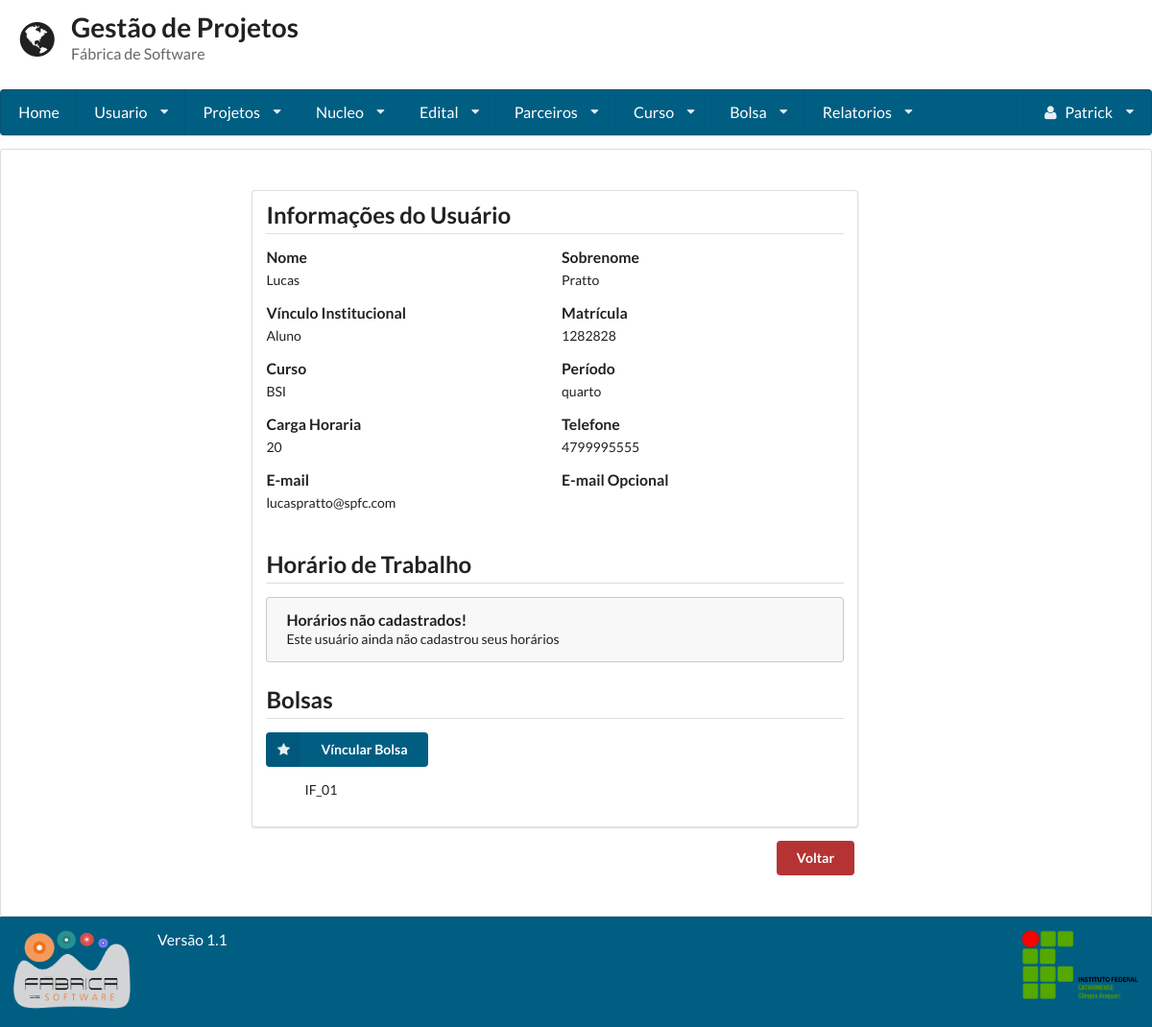
Page /visualizar_usuario/3/ (signed in) on the committed database.
### gestaoapp/models/usuario.py (models this page shows, shortened)
class Usuario(User):
    PERIODO_CHOICES = (
        ('primeiro', '1° Semestre'),
        ('segundo', '2° Semestre'),
        ('terceiro', '3° Semestre'),
        ('quarto', '4° Semestre'),
        ('quinto', '5° Semestre'),
        ('sexto', '6° Semestre'),
        ('setimo', '7° Semestre'),
        ('oitavo', '8° Semestre'),
        ('nono', '9° Semestre'),
        ('decimo', '10° Semestre'),
    )
    VINCULO_CHOICES = (
        ('Aluno', 'Aluno'),
        ('Professor', 'Professor'),
    )
    periodo = models.CharField(
        max_length=255, null=True, blank=True,
        choices=PERIODO_CHOICES
    )
    vinculo_institucional = models.CharField(
        max_length=255, null=True, blank=True,
        choices=VINCULO_CHOICES)
    email_opcional = models.EmailField(max_length=254, null=True, blank=True)
    matricula = models.CharField(max_length=255, unique=True)
    foto = models.ImageField(upload_to='profile_images')
    carga_horaria = models.IntegerField(validators=[MaxValueValidator(100), MinValueValidator(1)])
    telefone1 = models.CharField(max_length=11)
    telefone2 = models.CharField(max_length=11, blank=True, null=True)
    curso = models.ForeignKey(Curso, null=True, blank=True)
    verificacao = models.CharField(max_length=255, null=True, blank=True, unique=True)
    lattes = models.URLField(null=True, blank=True)
    desc = models.TextField()
    super_adm = models.BooleanField(default=False)

### gestaoapp/models/curso.py (models this page shows)
class Curso(models.Model):
    curso = models.CharField(max_length=255)
    data_hora_cadastro = models.DateTimeField(auto_now=True)
    responsavel_cadastro = models.ForeignKey(User)
    def __unicode__(self):
        return self.curso

### gestaoapp/models/vinculo.py (models this page shows, shortened)
class Vinculo(models.Model):
    status = models.BooleanField(default=True)
    dt_inicio = models.DateField(null=True, blank=True)
    dt_termino = models.DateField(null=True, blank=True)
    bolsa = models.ForeignKey(Bolsa, null=True, on_delete=models.CASCADE)
    usuario = models.ForeignKey(Usuario, null=True, on_delete=models.CASCADE)

### gestaoapp/models/bolsa.py (models this page shows, shortened)
class Bolsa(models.Model):
    codigo = models.CharField(max_length=255)
    valor = models.DecimalField(max_digits=8, decimal_places=2)
    dt_inicio = models.DateField()
    dt_termino = models.DateField()
    edital = models.ForeignKey(Edital)
    qtd_pagamento = models.IntegerField(default=0, null=True, blank=True)
    status = models.BooleanField(default=True)
    vinculos = models.ManyToManyField(Usuario, through='Vinculo', blank=True)
    data_hora_cadastro = models.DateTimeField(auto_now=True)
    responsavel_cadastro = models.ForeignKey(User, related_name= 'responsavel')
    responsavel_gerencia = models.ForeignKey(Usuario, related_name= 'responsavel_gerencia')

### gestaoapp/views/usuario.py (the view, shortened to what this page needs)
# urls.py: url(r'^visualizar_usuario/(?P<usuario_id>\d+)/$', VisualizarUsuario.as_view()),
class VisualizarUsuario(LoginRequiredMixin, View):
    template = "usuario/visualizar.html"
    def get(self, request, usuario_id=None):
        if usuario_id:
            usuario = Usuario.objects.get(id=usuario_id)
            horarios = TabelaHorarios().get(usuario)
            vinculos = Vinculo.objects.filter(usuario=usuario)
            return render(request, self.template, {'usuario': usuario, 'horarios': horarios, 'vinculos': vinculos})
        else:
            return render(request, self.template, {})

### gestaoapp/controls/tabela_horarios.py (called while the page is built)
    def get(self, usuario):
        horarios = Horario.objects.filter(usuario=usuario).order_by('hora_inicio', 'hora_fim')
        return self.organizarHorarios(horarios)

    def organizarHorarios(self, horarios):
        horarios_organizados_por_dia = {}
        for horario in horarios:
            if horario.data in horarios_organizados_por_dia:
                horarios_organizados_por_dia[horario.data].append(horario)
            else:
                horarios_organizados_por_dia[horario.data] = [horario]
        return horarios_organizados_por_dia

### gestaoapp/templates/usuario/visualizar.html (shortened to what this page needs)
{% extends 'base.html'%}
{% load staticfiles %}
{% block conteudo %}
    {% if user.is_superuser or user.id == usuario.id %}
	<div class="ui grid">
		<div class="row">
			<div class="fifteen wide column">
				<div class="ui segment form">
                    <h2 class="ui dividing header">
			            Informações do Usuário
			        </h2>
					<div class="two fields">
						<div class="field">
							<label>Nome</label>
							{{ usuario.first_name }}
						</div>
						<div class="field">
							<label>Sobrenome</label>
							{{usuario.last_name}}
						</div>
					</div>
					<div class="two fields">
						<div class="field">
							<label>Vínculo Institucional</label>
							{{usuario.vinculo_institucional}}
						</div>
						<div class="field">
							<label>Matrícula</label>
								{{usuario.matricula}}
						</div>
					</div>
					<div class="two fields">
						<div class="field">
							<label>Curso</label>
							{{usuario.curso}}
						</div>
						<div class="field">
							<label>Período</label>
							{{usuario.periodo}}
						</div>
					</div>
					<div class="two fields">
						<div class="field">
							<label>Carga Horaria</label>
							{{usuario.carga_horaria}}
						</div>
						<div class="field">
							<label>Telefone</label>
							{{usuario.telefone1}}
						</div>
					</div>
					<div class="two fields">
						<div class="field">
							<label>E-mail</label>
							{{usuario.email}}
						</div>
						<div class="field">
							<label>E-mail Opcional</label>
						</div>
					</div>
                    <h2 class="ui dividing header">
                        Horário de Trabalho
                    </h2>
                    {% include 'horario/tabela_horarios.html' %}
                    {% if usuario.vinculo_institucional == 'Aluno' %}
                    <h2 class="ui dividing header">
                        Bolsas
                    </h2>
                    <a href="/vinculo/" class="ui azul_escuro left labeled icon button">
                        <i class="star icon"></i>
                        Víncular Bolsa
                    </a>
                    {% endif %}
                    {% if vinculos %}
                    <li class="ui celled list">
                        {% for vinculo in vinculos %}
                        <ul>{{ vinculo.bolsa.codigo }}</ul>
                        {% endfor %}
                    </li>
                    {% endif %}
				</div>
				<a href='/consulta_usuario/'><button class='ui red button direita '>Voltar</button></a>
			</div>
		</div>
	</div>
    {% endif %}
{% endblock %}

### gestaoapp/templates/base.html (shortened to what this page needs)
<!doctype html>
<head>
    {% load staticfiles %}
    <link rel="stylesheet" href="{% static 'semantic-2.1/dist/semantic.css' %}"/>
    <link rel="stylesheet" href="{% static 'base.css' %}"/>
</head>
<body class="cor-fundo">
<header class="cabecalho">
    <div class="ui grid">
        <div class="row">
            <div class='twelve wide column'>
                <h1 class="ui header">
                    <i class='ui icon world'></i>
                    <div class="ui content">
                        Gestão de Projetos
                        <p class="sub header">
                            Fábrica de Software
                        </p>
                    </div>
                </h1>
            </div>
        </div>
        {% if user.is_authenticated %}
            <div class="computer only row">
                <nav class="ui large menu stackable"><a class="item" href="/home">Home</a>
                    <div class="ui dropdown item">Usuario<i class="dropdown icon"></i>
                    </div>
                    <div class="ui dropdown item">Projetos<i class="dropdown icon"></i>
                    </div>
                    <div class="ui dropdown item">Nucleo<i class="dropdown icon"></i>
                    </div>
                    <div class="ui dropdown item">Edital<i class="dropdown icon"></i>
                    </div>
                    <div class="ui dropdown item">Parceiros<i class="dropdown icon"></i>
                    </div>
                    {% if user.is_superuser %}
                        <div class="ui dropdown item">Curso<i class="dropdown icon"></i>
                        </div>
                    {% endif %}
                    {% if user.is_superuser %}
                        <div class="ui dropdown item">Bolsa<i class="dropdown icon"></i>
                        </div>
                    {% endif %}
                    {% if user.is_superuser %}
                        <div class="ui dropdown item">Relatorios<i class="dropdown icon"></i>
                        </div>
                    {% endif %}
                    <div class="ui dropdown item right floated"><i class="user icon"></i>
                        {{ request.user.first_name }} <i class="dropdown icon"></i>
                    </div>
                </nav>
            </div>
        {% endif %}
    </div>
</header>
<article class="corpo ui segment cor-conteudo">
    <div class="ui grid">
        <div class="row">
            <div class="three wide column"></div>
            <div class="ten wide column">
                {% block conteudo %}
                {% endblock %}
            </div>
        </div>
    </div>
</article>
<footer class="ui grid rodape verde_escuro">
    <div class="two wide column">
        <img class="ui small image" src="{% static 'fabrica.png' %}">
    </div>
    <div class=" twelve wide column">
        <label class="centered"> Versão 1.1 </label>
    </div>
    <div class="two wide column">
        <img class="ui small image" src="{% static 'ifc2.png' %}">
    </div>
</footer>
</body>
</html>

### static/base.css (style rules this page uses)
.direita { float: right; }
.ui.grid { margin: 0 !important; padding: 0 !important; }
.cabecalho { min-height: 16% !important; color: #005e83 !important; }
.cabecalho .grid { margin: 0 !important; padding: 0 !important; }
.corpo { min-height: 64.9% !important; }
.rodape { min-height: 11% !important; }
article { margin: 0 !important; }
.red { background-color: #B63333 !important; }
.verde_escuro { background: #005e83 !important; color: #FFFFFF !important; }
.ui.menu { width: 100% !important; background-color: #005e83 !important; }
.ui.menu > .item { color: #FFF !important; }
label { font-size: 1.125em !important; }
.azul_escuro { background: #005e83 !important; color: #FFFFFF !important; }

### rows in the picture
Usuario: vinculo_institucional "Aluno", matricula "1282828", curso "BSI", periodo "quarto", carga_horaria "20", telefone1 "4799995555"
Vinculo: bolsa.codigo "IF_01"

### other values in the picture
{{ request.user.first_name }} "Patrick"
{{ usuario.first_name }} "Lucas"
{{ usuario.last_name }} "Pratto"
{{ usuario.email }} "lucaspratto@spfc.com"
